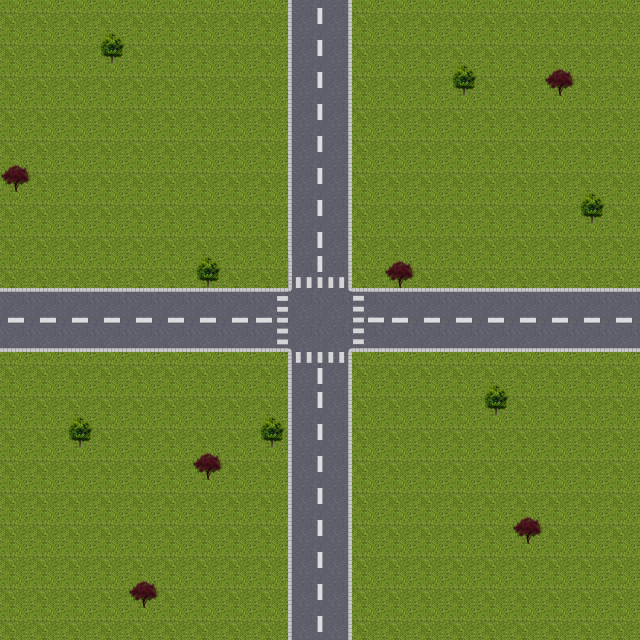

Rendered tile map (Tiled .tmx) drawn with the repository's tilesets; below, a short description and the map source with its tile grids summarised:
An orthogonal 20x20 tile map with 32x32 px tiles, 2 tile layers (Background, Trees) and 9 objects (intersection-0, intersection-0-west, intersection-0-north, intersection-0-east, intersection-0-south, ...).

<map version="1.2" tiledversion="1.3.1" orientation="orthogonal" renderorder="right-down" compressionlevel="0" width="20" height="20" tilewidth="32" tileheight="32" infinite="0" nextlayerid="6" nextobjectid="10">
 <editorsettings>
  <export target="../apps/web-zirconium-app/src/assets/level-1.json" format="json" />
 </editorsettings>
 <tileset firstgid="1" name="tileset" tilewidth="32" tileheight="32" tilecount="225" columns="15">
  <image source="../apps/web-zirconium-app/src/assets/tileset.png" width="480" height="480" />
 </tileset>
 <layer id="1" name="Background" width="20" height="20">
  <data>[400 cells, 400 non-empty, 21 distinct tile ids]</data>
 </layer>
 <layer id="2" name="Trees" width="20" height="20">
  <data>[400 cells, 81 non-empty, 21 distinct tile ids]</data>
 </layer>
 <objectgroup id="4" name="Intersections">
  <object id="5" name="intersection-0" x="266.333" y="266.667" width="108" height="107.5" />
 </objectgroup>
 <objectgroup id="5" name="Lights">
  <object id="6" name="intersection-0-west" x="276.5" y="335.5" />
  <object id="7" name="intersection-0-north" x="305" y="276.5" />
  <object id="8" name="intersection-0-east" x="364" y="305.5" />
  <object id="9" name="intersection-0-south" x="335" y="363.5" />
 </objectgroup>
 <objectgroup id="3" name="Starts">
  <object id="1" name="west-0" x="12.6667" y="335.333" />
  <object id="2" name="north-0" x="304.667" y="14.6667" />
  <object id="3" name="south-0" x="335.333" y="628" />
  <object id="4" name="east-0" x="628" y="304.667" />
 </objectgroup>
</map>